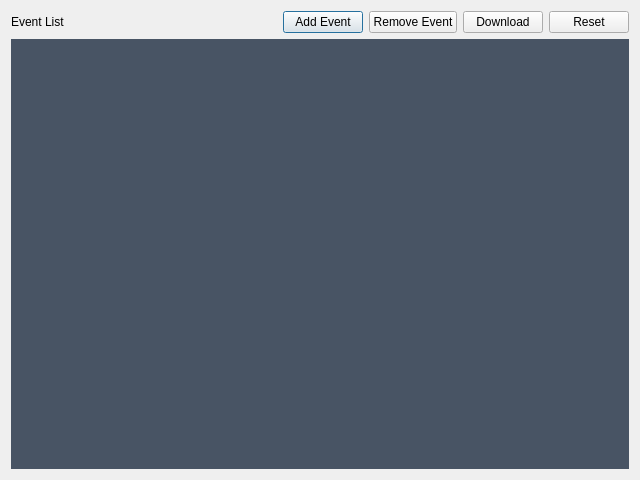
<?xml version="1.0" encoding="UTF-8"?>
<ui version="4.0">
 <class>CEventsDlg</class>
 <widget class="QDialog" name="CEventsDlg">
  <property name="geometry">
   <rect>
    <x>0</x>
    <y>0</y>
    <width>640</width>
    <height>480</height>
   </rect>
  </property>
  <property name="windowTitle">
   <string>Dialog</string>
  </property>
  <property name="styleSheet">
   <string notr="true">QListWidget{
	background-color:#485464;
	padding-left:1px;
	padding-right:1px;
	outline:0px;
	border:0px;
}

QListWidget::item
{
	color:#cdcfd2;
	border-radius:5px;
	margin-top:1px;
	margin-bottom:1px;
    background-color:#cdcfd2;
}

QListWidget::Item:selected{
	color:#ffffff;
	border:3px solid #8dd1f4;
	background-color:#ffffff;
}

QListWidget::item:hover
{
	color:#ffffff;
    border:3px solid #8dd1f4;
	background-color:#ffffff;
   
}

QListWidget::item::selected:active
{ 
	color:#ffffff;
    border:3px solid #8dd1f4;
	background-color:#ffffff;
}</string>
  </property>
  <layout class="QGridLayout" name="gridLayout">
   <item row="1" column="0">
    <widget class="QListWidget" name="EventListWidget"/>
   </item>
   <item row="0" column="0">
    <layout class="QHBoxLayout" name="horizontalLayout_7">
     <item>
      <widget class="QLabel" name="label_4">
       <property name="text">
        <string>Event List</string>
       </property>
      </widget>
     </item>
     <item>
      <spacer name="horizontalSpacer_5">
       <property name="orientation">
        <enum>Qt::Horizontal</enum>
       </property>
       <property name="sizeHint" stdset="0">
        <size>
         <width>40</width>
         <height>20</height>
        </size>
       </property>
      </spacer>
     </item>
     <item>
      <widget class="QPushButton" name="AddEventBtn">
       <property name="text">
        <string>Add Event</string>
       </property>
       <property name="icon">
        <iconset resource="images.qrc">
         <normaloff>:/images/add_device.png</normaloff>:/images/add_device.png</iconset>
       </property>
       <property name="iconSize">
        <size>
         <width>14</width>
         <height>14</height>
        </size>
       </property>
      </widget>
     </item>
     <item>
      <widget class="QPushButton" name="RemoveEventBtn">
       <property name="text">
        <string>Remove Event</string>
       </property>
       <property name="icon">
        <iconset resource="images.qrc">
         <normaloff>:/images/delete.png</normaloff>:/images/delete.png</iconset>
       </property>
       <property name="iconSize">
        <size>
         <width>14</width>
         <height>14</height>
        </size>
       </property>
      </widget>
     </item>
     <item>
      <widget class="QPushButton" name="DownloadFileBtn">
       <property name="text">
        <string>Download</string>
       </property>
       <property name="icon">
        <iconset resource="images.qrc">
         <normaloff>:/images/download.png</normaloff>:/images/download.png</iconset>
       </property>
       <property name="iconSize">
        <size>
         <width>14</width>
         <height>14</height>
        </size>
       </property>
      </widget>
     </item>
     <item>
      <widget class="QPushButton" name="ResetEventBtn">
       <property name="text">
        <string>Reset</string>
       </property>
       <property name="icon">
        <iconset resource="images.qrc">
         <normaloff>:/images/reset_event.png</normaloff>:/images/reset_event.png</iconset>
       </property>
       <property name="iconSize">
        <size>
         <width>16</width>
         <height>16</height>
        </size>
       </property>
      </widget>
     </item>
    </layout>
   </item>
  </layout>
 </widget>
 <resources>
  <include location="images.qrc"/>
 </resources>
 <connections/>
</ui>
